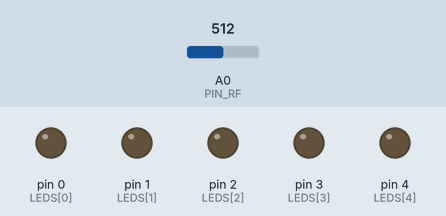
A sketch run on a simulated Arduino Uno, built with avr-gcc and run on an emulated ATmega328P. Parts: output pins drawn as LEDs (lit = HIGH). The test bench sets the inputs (shaded band); at power-on: A0 (PIN_RF) = 512.

Above: at 1.3 s.
1.4 s: A0 (PIN_RF) set to 514
At 2.3 s:
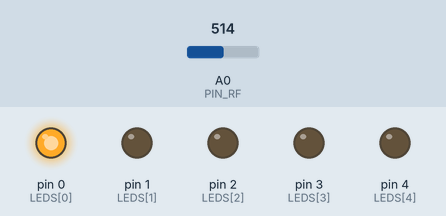
2.9 s: A0 (PIN_RF) set to 716
At 4.0 s:
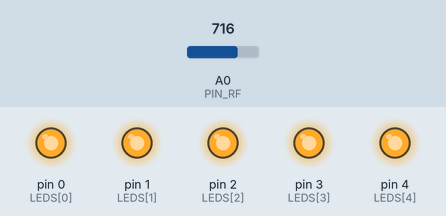
4.4 s: A0 (PIN_RF) set to 552
5.9 s: A0 (PIN_RF) set to 530
At 6.3 s:
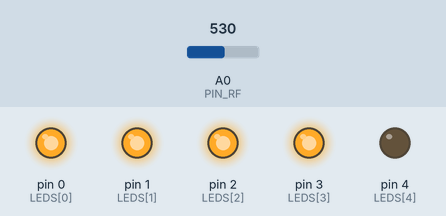
7.4 s: A0 (PIN_RF) set to 511
At 8.1 s:
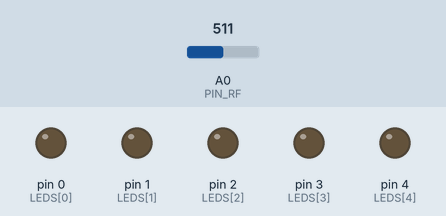
Timing chart, 0 to 9.9 s (numbered marks = the images above; inputs shaded):
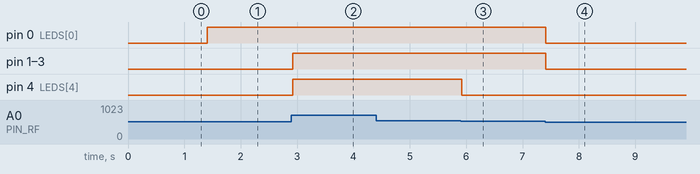

Measured:
- the behaviour switches between 513 and 514 on A0 (PIN_RF) (found by bisection; images 0 and 1)
- the behaviour switches between 544 and 543 on A0 (PIN_RF) (found by bisection; images 2 and 3)
- after the input at 1.4 s, pin 0 (LEDS[0]): LOW → HIGH at once
- after the input at 2.9 s, pin 1 (LEDS[1]), pin 2 (LEDS[2]), pin 3 (LEDS[3]), pin 4 (LEDS[4]): LOW → HIGH at once
- after the input at 4.4 s, every drawn part: stays the same
- after the input at 5.9 s, pin 4 (LEDS[4]): HIGH → LOW at once
- after the input at 7.4 s, pin 0 (LEDS[0]), pin 1 (LEDS[1]), pin 2 (LEDS[2]), pin 3 (LEDS[3]): HIGH → LOW at once

The sketch:

radio.ino
```cpp
// radio — nearby transmission on a five-LED bar. The detector (antenna ->
// Schottky diode -> RC -> op-amp) delivers a voltage on A0 that rises with
// field strength; the bar is log-scaled so a phone across the room and a
// phone in the hand both show. Receive only; this transmits nothing, and it
// does not find hidden devices.
const uint8_t PIN_RF = A0;
const uint8_t LEDS[5] = {0, 1, 2, 3, 4};
int floorLevel = 0;

void setup() {
  for (uint8_t i = 0; i < 5; i++) pinMode(LEDS[i], OUTPUT);
  long sum = 0;
  for (int i = 0; i < 32; i++) { sum += analogRead(PIN_RF); delay(5); }
  floorLevel = sum / 32;                    // ambient at power-up is the floor
}

void loop() {
  int v = analogRead(PIN_RF) - floorLevel;
  if (v < 1) v = 1;
  int lit = (int)(log((double)v) / log(2.0));   // 2, 4, 8, 16, 32+ counts above floor
  lit = constrain(lit, 0, 5);
  for (uint8_t i = 0; i < 5; i++) digitalWrite(LEDS[i], i < lit ? HIGH : LOW);
  delay(30);
}
```
